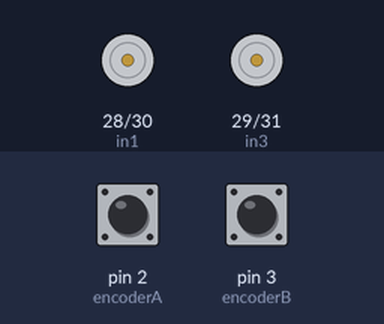
A sketch run on a simulated Arduino Mega 2560, built with avr-gcc and run on an emulated ATmega2560. Parts: motor-driver pin pairs drawn as motors (green arrow = first pin HIGH = forward, orange = second pin HIGH = backward, longer = more drive, scaled by the enable pin). The test bench sets the inputs (shaded band); at power-on: pin 2 (encoderA) HIGH, pin 3 (encoderB) HIGH. What the sketch prints to the serial monitor is not drawn.

Above: at 0.1 s.
At 2.1 s:
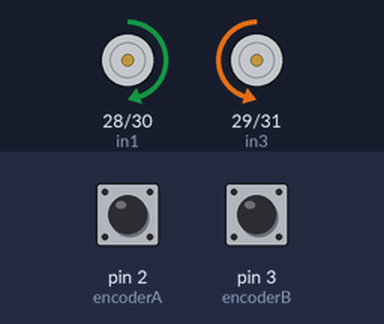
Timing chart, 0 to 3.6 s (numbered marks = the images above):
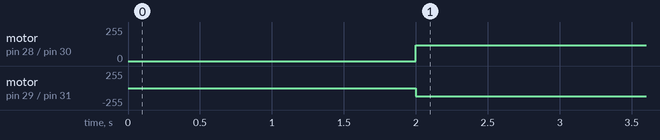

Measured:
- by itself, motor on pin 28 (in1) / pin 30 (in2): stopped → forward 120/255 at 2.0 s
- by itself, motor on pin 29 (in3) / pin 31 (in4): stopped → backward 120/255 at 2.0 s

The sketch:

prueba_encoder.ino
```cpp
/*** Timer 1 setup for Sample ***/
#include <TimerOne.h>
#include <Wire.h>


//para girar a la izquierda es 300. Para la derecha es cerca de 240
#define DELAY 2000
#define PULSES_A 240
#define PULSES_B 320

/*** Motor Setup ***/
const int enA = 8;
const int in1 = 28;
const int in2 = 30;  //Motor A aprox 3060 pulsos en 2 seg

const int enB = 9;
const int in3 = 29;
const int in4 = 31; //Motor B aprox 2370 pulsos en 2 seg (varia bastante :C)

/*** Sensor Setup ***/
const int sens1= 47;
const int sens2= 23;
const int sens3= 52;
const int sens4= 50;
const int sens5= 53;
const int sens6= 43;
const int sens7= 51;
const int sens8= 45;

/*** Encoder Setup ***/
const int encoderA= 2;
const int encoderB= 3;

/*** Encoder Setup***/
unsigned long previousMillis = 0; // Tiempo de la última medición de velocidad
const int encoderPin = 13; // Pin para el Canal A del encoder
const int interval = 1000; // Intervalo de tiempo para calcular la velocidad (ms)

volatile int pulseCountA = 0; // Contador de pulsos del encoder A
volatile int pulseCountB = 0; // Contador de pulsos del encoder B


void setup() {
  // put your setup code here, to run once:
  Serial.begin(115200);
  Wire.begin();
  delay(2000);
  Serial.println("Serial Open");

   // Motor Setup
  pinMode(enA, OUTPUT);
  pinMode(in1, OUTPUT);
  pinMode(in2, OUTPUT);

  pinMode(enB, OUTPUT);
  pinMode(in3, OUTPUT);
  pinMode(in4, OUTPUT);

  // Encoder Setup
  interrupts();
  attachInterrupt(digitalPinToInterrupt(encoderA), countPulseA, RISING); // Interrupción en flanco ascendente
  attachInterrupt(digitalPinToInterrupt(encoderB), countPulseB, RISING); // Interrupción en flanco ascendente

}

void loop() {
    // Mostrar el número total de pulsos en el monitor serie

    // digitalWrite(in1, LOW);
    // digitalWrite(in2, HIGH);
    // analogWrite(enA, 120);

    // digitalWrite(in3, LOW);
    // digitalWrite(in4, HIGH);
    // analogWrite(enB, 120);

    // delay(2000);

    // digitalWrite(in1, LOW);
    // digitalWrite(in2, LOW);
    // analogWrite(enA, 120);

    // digitalWrite(in3, LOW);
    // digitalWrite(in4, LOW);
    // analogWrite(enB, 120);

    Serial.println("Pulsos A: ");
    Serial.println(pulseCountA);
    Serial.println("Pulsos B: ");
    Serial.println(pulseCountB);


    // if (pulseCountA < PULSES_A && pulseCountB < PULSES_B)
    // {
    //   turn();
    // }
    //  else if (pulseCountA < PULSES_A && pulseCountB >= PULSES_B)
    //  {
    //    turn_right_wheel();
    //  }
    //  else if (pulseCountB < PULSES_B && pulseCountA >= PULSES_A)
    //  {
    //    turn_left_wheel();
    //  }
    if (pulseCountA < PULSES_A)
    {
      turn_right();
    }

    else
    {
      stop();
    }
}

void countPulseA() {
    pulseCountA = pulseCountA+1; // Incrementa el contador de pulsos cada vez que detecta un flanco ascendente
}

void countPulseB() {
    pulseCountB = pulseCountB+1; // Incrementa el contador de pulsos cada vez que detecta un flanco ascendente
}

void turn_left()
{
  Serial.println("girando izq");
  digitalWrite(in1, LOW);
  digitalWrite(in2, HIGH);
  analogWrite(enA, 120);

  digitalWrite(in3, HIGH);
  digitalWrite(in4, LOW);
  analogWrite(enB, 120);
}

void turn_right()
{
  Serial.println("girando der");
  digitalWrite(in1, HIGH);
  digitalWrite(in2, LOW);
  analogWrite(enA, 120);

  digitalWrite(in3, LOW);
  digitalWrite(in4, HIGH);
  analogWrite(enB, 120);
}
void turn_right_wheel()
{
  Serial.println("falta derecha");
  digitalWrite(in1, LOW);
  digitalWrite(in2, HIGH);
  analogWrite(enA, 120);

  digitalWrite(in3, HIGH);
  digitalWrite(in4, LOW);
  analogWrite(enB, 0);
}

void turn_left_wheel()
{
  Serial.println("falta izquierda");
  digitalWrite(in1, LOW);
  digitalWrite(in2, HIGH);
  analogWrite(enA, 0);

  digitalWrite(in3, HIGH);
  digitalWrite(in4, LOW);
  analogWrite(enB, 120);
}


void stop()
{
  Serial.println("Terminó de girar");
  digitalWrite(in1, LOW);
  digitalWrite(in2, LOW);
  analogWrite(enA, 0);

  digitalWrite(in3, LOW);
  digitalWrite(in4, LOW);
  analogWrite(enB, 0);
  pulseCountA = 0;
  pulseCountB = 0;
  delay(5000);
}
```
